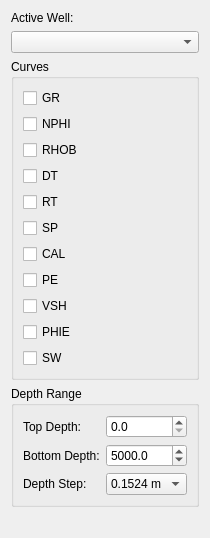
<widget class="QWidget" name="logSelTab">
<layout class="QVBoxLayout" name="logSelVLayout">
<item><widget class="QLabel" name="activeWellLbl">
<property name="text"><string>Active Well:</string></property>
</widget></item>
<item><widget class="QComboBox" name="activeWellCombo">
<property name="toolTip"><string>Select the active well</string></property>
</widget></item>
<item><widget class="QGroupBox" name="curveSelGroup">
<property name="title"><string>Curves</string></property>
<layout class="QVBoxLayout" name="curveCheckLayout">
<item><widget class="QCheckBox" name="chkGR">
<property name="text"><string>GR</string></property>
<property name="toolTip"><string>Include GR curve</string></property>
</widget></item>
<item><widget class="QCheckBox" name="chkNPHI">
<property name="text"><string>NPHI</string></property>
<property name="toolTip"><string>Include NPHI curve</string></property>
</widget></item>
<item><widget class="QCheckBox" name="chkRHOB">
<property name="text"><string>RHOB</string></property>
<property name="toolTip"><string>Include RHOB curve</string></property>
</widget></item>
<item><widget class="QCheckBox" name="chkDT">
<property name="text"><string>DT</string></property>
<property name="toolTip"><string>Include DT curve</string></property>
</widget></item>
<item><widget class="QCheckBox" name="chkRT">
<property name="text"><string>RT</string></property>
<property name="toolTip"><string>Include RT curve</string></property>
</widget></item>
<item><widget class="QCheckBox" name="chkSP">
<property name="text"><string>SP</string></property>
<property name="toolTip"><string>Include SP curve</string></property>
</widget></item>
<item><widget class="QCheckBox" name="chkCAL">
<property name="text"><string>CAL</string></property>
<property name="toolTip"><string>Include CAL curve</string></property>
</widget></item>
<item><widget class="QCheckBox" name="chkPE">
<property name="text"><string>PE</string></property>
<property name="toolTip"><string>Include PE curve</string></property>
</widget></item>
<item><widget class="QCheckBox" name="chkVSH">
<property name="text"><string>VSH</string></property>
<property name="toolTip"><string>Include VSH curve</string></property>
</widget></item>
<item><widget class="QCheckBox" name="chkPHIE">
<property name="text"><string>PHIE</string></property>
<property name="toolTip"><string>Include PHIE curve</string></property>
</widget></item>
<item><widget class="QCheckBox" name="chkSW">
<property name="text"><string>SW</string></property>
<property name="toolTip"><string>Include SW curve</string></property>
</widget></item>
</layout>
</widget></item>
<item><widget class="QGroupBox" name="depthRangeGroup">
<property name="title"><string>Depth Range</string></property>
<layout class="QFormLayout" name="depthFormLayout">
<item row="0" column="0"><widget class="QLabel" name="depthTopLbl">
<property name="text"><string>Top Depth:</string></property>
</widget></item>
<item row="0" column="1"><widget class="QDoubleSpinBox" name="depthTopSpin">
<property name="minimum"><double>0</double></property>
<property name="maximum"><double>99999</double></property>
<property name="value"><double>0</double></property>
<property name="decimals"><number>1</number></property>
<property name="toolTip"><string>Top of depth range</string></property>
</widget></item>
<item row="1" column="0"><widget class="QLabel" name="depthBotLbl">
<property name="text"><string>Bottom Depth:</string></property>
</widget></item>
<item row="1" column="1"><widget class="QDoubleSpinBox" name="depthBotSpin">
<property name="minimum"><double>0</double></property>
<property name="maximum"><double>99999</double></property>
<property name="value"><double>5000</double></property>
<property name="decimals"><number>1</number></property>
<property name="toolTip"><string>Bottom of depth range</string></property>
</widget></item>
<item row="2" column="0"><widget class="QLabel" name="depthStepLbl">
<property name="text"><string>Depth Step:</string></property>
</widget></item>
<item row="2" column="1"><widget class="QComboBox" name="depthStepCombo">
<property name="toolTip"><string>Depth step interval</string></property>
<item><property name="text"><string>0.1524 m</string></property></item>
<item><property name="text"><string>0.1 m</string></property></item>
<item><property name="text"><string>0.5 m</string></property></item>
<item><property name="text"><string>1.0 m</string></property></item>
</widget></item>
</layout>
</widget></item>
<item><spacer><property name="orientation"><enum>Qt::Vertical</enum></property><property name="sizeHint" stdset="0"><size><width>20</width><height>20</height></size></property></spacer></item>
</layout>
<attribute name="title"><string>Log Selection</string></attribute></widget>
